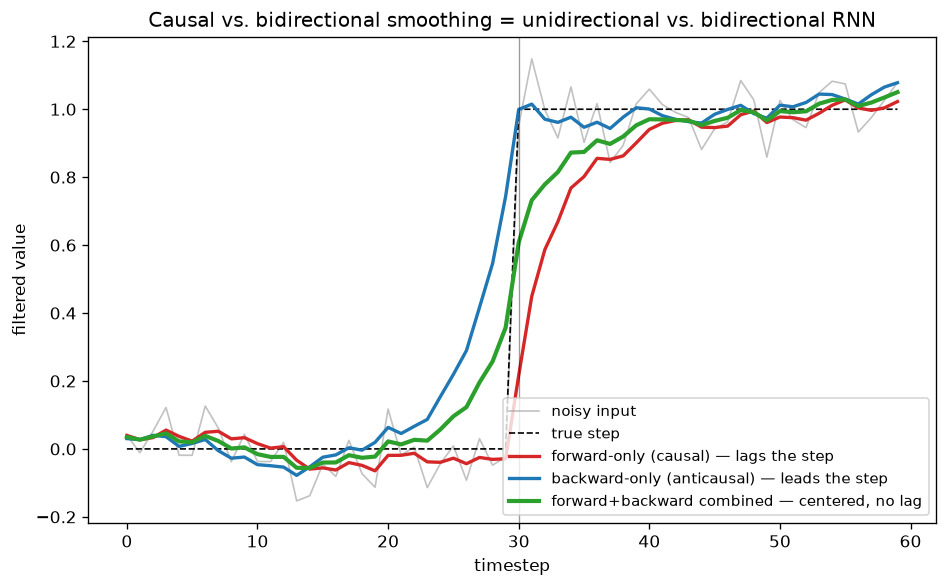

The Python source for this figure:
"""
Graph for Day 114 — Concept 50: Bidirectional RNNs.

DSP framing: a causal (forward-only) one-pole IIR smoother behaves exactly
like a unidirectional RNN's hidden state -- it can only react to a step AFTER
it happens, so its response lags. Running the same filter backward is
"anticausal" and reacts BEFORE the step (it already knows the future).
Combining the forward and backward passes -- exactly what concatenating
h_t^forward and h_t^backward does in a BiRNN -- cancels that lag and centers
the response exactly on the true transition, at the cost of needing the
whole sequence up front (no longer real-time / causal).
"""
import numpy as np
import matplotlib.pyplot as plt

np.random.seed(42)

# --- synthetic noisy step signal: flat at 0, steps up to 1 at n=30 ---
n = 60
true_signal = np.zeros(n)
true_signal[30:] = 1.0
noise = np.random.normal(0, 0.08, size=n)
x = true_signal + noise

alpha = 0.25  # smoothing factor for the one-pole IIR filter


def causal_filter(signal):
    """Forward-only one-pole IIR: y[t] = alpha*x[t] + (1-alpha)*y[t-1]."""
    y = np.zeros_like(signal)
    y[0] = signal[0]
    for t in range(1, len(signal)):
        y[t] = alpha * signal[t] + (1 - alpha) * y[t - 1]
    return y


# forward pass: only ever sees x[0..t], mirrors h_t^forward
forward_pass = causal_filter(x)

# backward pass: run the identical filter on the reversed signal, then
# flip the result back -- mirrors h_t^backward, which is built by scanning
# t = T..1
backward_pass = causal_filter(x[::-1])[::-1]

# combined: mirrors concatenating [h_t^forward ; h_t^backward] -- here we
# average the two scalar traces to visualize what "using both directions"
# buys you at every single timestep
combined = 0.5 * (forward_pass + backward_pass)

fig, ax = plt.subplots(figsize=(8, 5))
ax.plot(x, color="#999999", lw=1, alpha=0.6, label="noisy input")
ax.plot(true_signal, color="black", lw=1, ls="--", label="true step")
ax.plot(forward_pass, color="#d62728", lw=2, label="forward-only (causal) — lags the step")
ax.plot(backward_pass, color="#1f77b4", lw=2, label="backward-only (anticausal) — leads the step")
ax.plot(combined, color="#2ca02c", lw=2.5, label="forward+backward combined — centered, no lag")

ax.axvline(30, color="black", lw=0.8, alpha=0.4)
ax.set_xlabel("timestep")
ax.set_ylabel("filtered value")
ax.set_title("Causal vs. bidirectional smoothing = unidirectional vs. bidirectional RNN")
ax.legend(loc="lower right", fontsize=9)
fig.tight_layout()
fig.savefig("graph_DAY_114.png", dpi=120, bbox_inches="tight")
